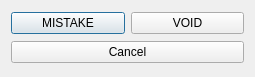
<?xml version="1.0" encoding="UTF-8"?>
<ui version="4.0">
 <class>DlgPERemoveReason</class>
 <widget class="QDialog" name="DlgPERemoveReason">
  <property name="geometry">
   <rect>
    <x>0</x>
    <y>0</y>
    <width>255</width>
    <height>77</height>
   </rect>
  </property>
  <property name="windowTitle">
   <string>Reason</string>
  </property>
  <layout class="QGridLayout" name="gridLayout">
   <item row="0" column="0">
    <widget class="QPushButton" name="btnMistake">
     <property name="text">
      <string>MISTAKE</string>
     </property>
    </widget>
   </item>
   <item row="0" column="1">
    <widget class="QPushButton" name="btnVoid">
     <property name="text">
      <string>VOID</string>
     </property>
    </widget>
   </item>
   <item row="1" column="0" colspan="2">
    <widget class="QPushButton" name="btnCancel">
     <property name="text">
      <string>Cancel</string>
     </property>
    </widget>
   </item>
  </layout>
 </widget>
 <resources/>
 <connections/>
</ui>
